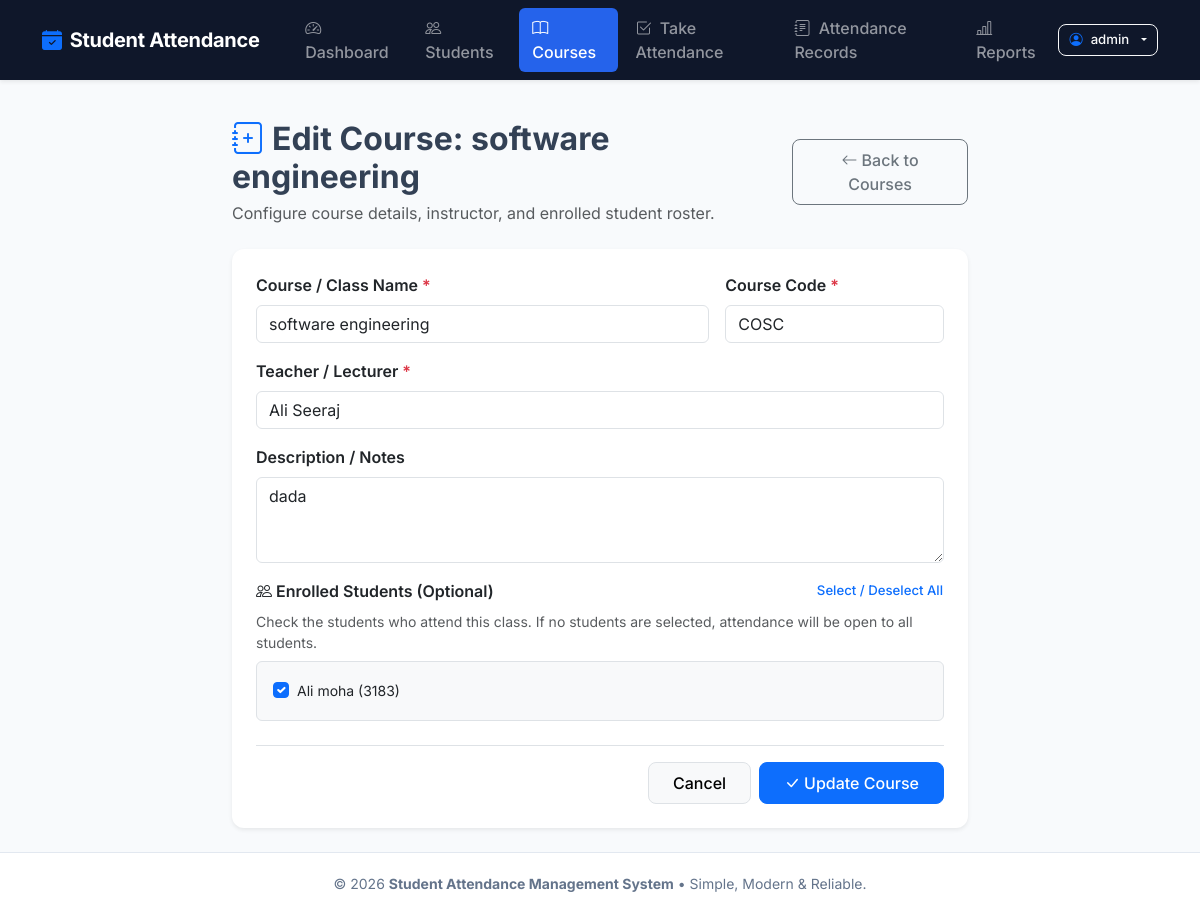
The page /courses/4/edit/ (signed in) on the database its author committed.
### attendance/models.py (models this page shows, shortened)
class Course(models.Model):
    name = models.CharField(
        max_length=120,
        verbose_name="Course/Class Name"
    )
    code = models.CharField(
        max_length=30,
        unique=True,
        verbose_name="Course Code",
        help_text="e.g., CS101, MATH201"
    )
    teacher = models.CharField(
        max_length=120,
        verbose_name="Teacher / Lecturer"
    )
    description = models.TextField(
        blank=True,
        verbose_name="Description"
    )
    students = models.ManyToManyField(
        Student,
        blank=True,
        related_name="courses",
        verbose_name="Enrolled Students",
        help_text="Select students enrolled in this course (optional)"
    )
    class Meta:
        ordering = ['code']
        verbose_name = "Course / Class"
        verbose_name_plural = "Courses / Classes"

### attendance/views.py (the view)
# urls.py: path('courses/<int:pk>/edit/', views.course_edit, name='course_edit'),
@login_required(login_url='login')
def course_edit(request, pk):
    course = get_object_or_404(Course, pk=pk)
    if request.method == 'POST':
        form = CourseForm(request.POST, instance=course)
        if form.is_valid():
            form.save()
            messages.success(request, f"Course '{course.name}' updated successfully.")
            return redirect('course_list')
        else:
            messages.error(request, "Please correct the errors in the form below.")
    else:
        form = CourseForm(instance=course)
    context = {
        'form': form,
        'course': course,
        'title': f'Edit Course: {course.name}',
        'button_text': 'Update Course',
    }
    return render(request, 'attendance/course_form.html', context)

### attendance/forms.py
class CourseForm(forms.ModelForm):
    students = forms.ModelMultipleChoiceField(
        queryset=Student.objects.all(),
        required=False,
        widget=forms.CheckboxSelectMultiple(attrs={
            'class': 'form-check-input'
        }),
        help_text="Select students to enroll in this course (optional, you can also select all students)."
    )
    class Meta:
        model = Course
        fields = ['name', 'code', 'teacher', 'description', 'students']
        widgets = {
            'name': forms.TextInput(attrs={
                'class': 'form-control',
                'placeholder': 'e.g., Introduction to Computer Science'
            }),
            'code': forms.TextInput(attrs={
                'class': 'form-control',
                'placeholder': 'e.g., CS101'
            }),
            'teacher': forms.TextInput(attrs={
                'class': 'form-control',
                'placeholder': 'e.g., Prof. Sarah Jenkins'
            }),
            'description': forms.Textarea(attrs={
                'class': 'form-control',
                'rows': 3,
                'placeholder': 'Brief course overview and syllabus notes...'
            }),
        }

### attendance/models.py (called while the page is built)
    def __str__(self):
        return f"{self.full_name} ({self.student_id})"

### attendance/templates/attendance/course_form.html (shortened to what this page needs)
{% extends 'attendance/base.html' %}
{% block content %}
<div class="row justify-content-center">
    <div class="col-lg-8">
        <div class="d-flex align-items-center justify-content-between mb-4">
            <div>
                <h2 class="fw-bold mb-1">
                    <i class="bi bi-journal-plus text-primary me-2"></i>{{ title }}
                </h2>
                <p class="text-muted mb-0">Configure course details, instructor, and enrolled student roster.</p>
            </div>
            <a href="{% url 'course_list' %}" class="btn btn-outline-secondary">
                <i class="bi bi-arrow-left me-1"></i>Back to Courses
            </a>
        </div>
        <div class="card border-0 shadow-sm">
            <div class="card-body p-4">
                <form method="POST" novalidate>
                    <div class="row g-3">
                        <div class="col-md-8">
                            <label for="{{ form.name.id_for_label }}" class="form-label fw-semibold">
                                Course / Class Name <span class="text-danger">*</span>
                            </label>
                            {{ form.name }}
                        </div>
                        <div class="col-md-4">
                            <label for="{{ form.code.id_for_label }}" class="form-label fw-semibold">
                                Course Code <span class="text-danger">*</span>
                            </label>
                            {{ form.code }}
                        </div>
                        <div class="col-12">
                            <label for="{{ form.teacher.id_for_label }}" class="form-label fw-semibold">
                                Teacher / Lecturer <span class="text-danger">*</span>
                            </label>
                            {{ form.teacher }}
                        </div>
                        <div class="col-12">
                            <label for="{{ form.description.id_for_label }}" class="form-label fw-semibold">
                                Description / Notes
                            </label>
                            {{ form.description }}
                        </div>
                        <div class="col-12">
                            <div class="d-flex justify-content-between align-items-center mb-2">
                                <label class="form-label fw-semibold mb-0">
                                    <i class="bi bi-people me-1"></i>Enrolled Students (Optional)
                                </label>
                                <button type="button" class="btn btn-sm btn-link text-decoration-none p-0" id="toggleAllStudents">
                                    Select / Deselect All
                                </button>
                            </div>
                            <small class="text-muted d-block mb-2">
                                Check the students who attend this class. If no students are selected, attendance will be open to all students.
                            </small>
                            <div class="p-3 bg-light rounded border" style="max-height: 240px; overflow-y: auto;" id="studentsCheckboxContainer">
                                {% if form.students.field.queryset.exists %}
                                    <div class="row row-cols-1 row-cols-md-2 g-2">
                                        {% for choice in form.students %}
                                            <div class="col">
                                                <div class="form-check">
                                                    {{ choice.tag }}
                                                    <label class="form-check-label small" for="{{ choice.id_for_label }}">
                                                        {{ choice.choice_label }}
                                                    </label>
                                                </div>
                                            </div>
                                        {% endfor %}
                                    </div>
                                {% else %}
                                    <p class="text-muted small mb-0">No students available in the system yet. You can enroll them later.</p>
                                {% endif %}
                            </div>
                        </div>
                    </div>
                    <div class="d-flex justify-content-end gap-2 mt-4 pt-3 border-top">
                        <a href="{% url 'course_list' %}" class="btn btn-light border px-4">Cancel</a>
                        <button type="submit" class="btn btn-primary px-4">
                            <i class="bi bi-check-lg me-1"></i>{{ button_text }}
                        </button>
                    </div>
                </form>
            </div>
        </div>
    </div>
</div>
{% endblock %}

### attendance/templates/attendance/base.html (shortened to what this page needs)
<!DOCTYPE html>
<html lang="en">
<head>
    <link href="https://cdn.jsdelivr.net/npm/bootstrap@5.3.3/dist/css/bootstrap.min.css" rel="stylesheet">
    <link href="https://cdn.jsdelivr.net/npm/bootstrap-icons@1.11.3/font/bootstrap-icons.min.css" rel="stylesheet">
</head>
<body>
    <nav class="navbar navbar-expand-lg navbar-dark bg-dark sticky-top shadow-sm py-2">
        <div class="container">
            <a class="navbar-brand d-flex align-items-center gap-2" href="{% url 'dashboard' %}">
                <i class="bi bi-calendar-check-fill text-primary"></i>
                <span>Student Attendance</span>
            </a>
            <div class="collapse navbar-collapse" id="mainNavbar">
                {% if user.is_authenticated %}
                <ul class="navbar-nav me-auto mb-2 mb-lg-0 ms-lg-3 gap-1">
                    <li class="nav-item">
                        <a class="nav-link {% if request.resolver_match.url_name == 'dashboard' %}active{% endif %}" href="{% url 'dashboard' %}">
                            <i class="bi bi-speedometer2 me-1"></i> Dashboard
                        </a>
                    </li>
                    <li class="nav-item">
                        <a class="nav-link {% if 'student' in request.resolver_match.url_name and 'report' not in request.resolver_match.url_name %}active{% endif %}" href="{% url 'student_list' %}">
                            <i class="bi bi-people me-1"></i> Students
                        </a>
                    </li>
                    <li class="nav-item">
                        <a class="nav-link {% if 'course' in request.resolver_match.url_name %}active{% endif %}" href="{% url 'course_list' %}">
                            <i class="bi bi-book me-1"></i> Courses
                        </a>
                    </li>
                    <li class="nav-item">
                        <a class="nav-link {% if request.resolver_match.url_name == 'take_attendance' %}active{% endif %}" href="{% url 'take_attendance' %}">
                            <i class="bi bi-check2-square me-1"></i> Take Attendance
                        </a>
                    </li>
                    <li class="nav-item">
                        <a class="nav-link {% if request.resolver_match.url_name == 'attendance_records' %}active{% endif %}" href="{% url 'attendance_records' %}">
                            <i class="bi bi-journal-text me-1"></i> Attendance Records
                        </a>
                    </li>
                    <li class="nav-item">
                        <a class="nav-link {% if request.resolver_match.url_name == 'student_report' %}active{% endif %}" href="{% url 'student_report' %}">
                            <i class="bi bi-bar-chart-line me-1"></i> Reports
                        </a>
                    </li>
                </ul>
                <div class="dropdown">
                    <button class="btn btn-outline-light btn-sm dropdown-toggle d-flex align-items-center gap-2" type="button" id="userMenuButton" data-bs-toggle="dropdown" aria-expanded="false">
                        <i class="bi bi-person-circle text-primary"></i>
                        <span>{{ user.username }}</span>
                    </button>
                </div>
                {% endif %}
            </div>
        </div>
    </nav>
    <main class="container my-4 flex-grow-1">
        {% block content %}{% endblock %}
    </main>
    <footer>
        <div class="container text-center">
            <p class="mb-0">
                &copy; {% now "Y" %} <strong>Student Attendance Management System</strong> &bull; Simple, Modern &amp; Reliable.
            </p>
        </div>
    </footer>
</body>
</html>

### attendance/templates/attendance/base.html (style rules this page uses)
:root { --bs-body-font-family: 'Inter', system-ui, -apple-system, sans-serif; --primary-accent: #2563eb; --brand-dark: #0f172a; }
body { font-family: var(--bs-body-font-family); background-color: #f8fafc; color: #334155; min-height: 100vh; display: flex; flex-direction: column; }
.navbar-brand { font-weight: 700; letter-spacing: -0.3px; }
.navbar-dark.bg-dark { background-color: var(--brand-dark) !important; }
.nav-link { font-weight: 500; transition: all 0.2s ease; padding: 0.5rem 0.85rem !important; border-radius: 6px; }
.nav-link.active { background-color: var(--primary-accent) !important; color: #fff !important; }
.card { border: 1px solid #e2e8f0; box-shadow: 0 1px 3px rgba(0, 0, 0, 0.05); border-radius: 12px; overflow: hidden; }
.btn { border-radius: 8px; font-weight: 500; padding: 0.5rem 1rem; }
.btn-sm { padding: 0.35rem 0.65rem; font-size: 0.825rem; }
footer { margin-top: auto; background-color: #ffffff; border-top: 1px solid #e2e8f0; padding: 1.25rem 0; color: #64748b; font-size: 0.875rem; }

### rows shown on the page
Course: name "software engineering", code "COSC", teacher "Ali Seeraj", description "dada"

### other values the page prints
{{ user.username }} "admin"
{{ title }} "Edit Course: software engineering"
{{ choice.choice_label }} "Ali moha (3183)"
{{ button_text }} "Update Course"
